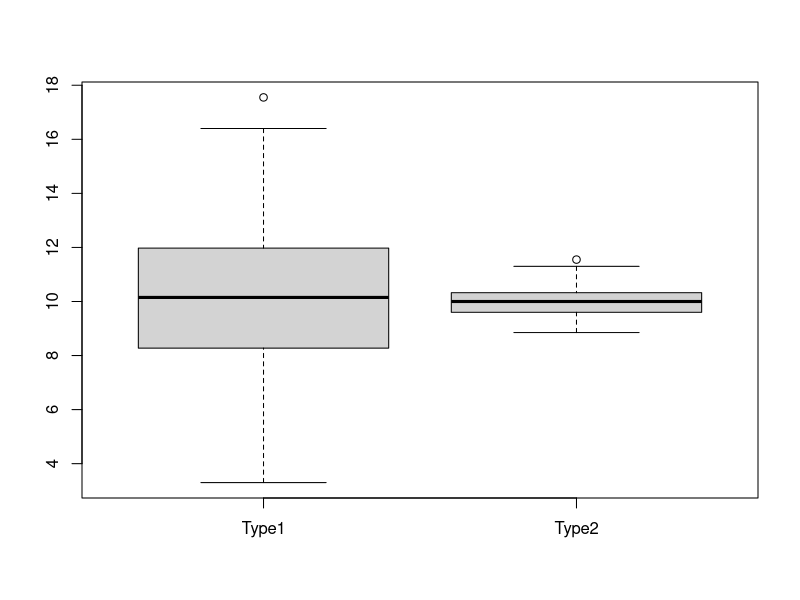

Write the R code that produced this figure.
## ---- chunk 1
# enter your code here. Do this using basic mathematics operators +,-,*,/ you don't need to use R functions
## ---- chunk 2
# enter your code here. Do this using basic mathematics operators +,-,*,/ you don't need to use R functions
## ---- chunk 3
# enter your code here. Do this using basic mathematics operators +,-,*,/ you don't need to use R functions
# you can use the answers to the intermediate results above directly rather than re-calculating them
## ---- chunk 4
# enter your code here. Do this using basic mathematics operators +,-,*,/ you don't need to use R functions
# you can use the answers to the intermediate results above directly rather than re-calculating them
## ---- chunk 5
set.seed(1) # this makes the results repeatable 
simulation1_sitting = c()
simulation1_standing = c()
for(i in 1:20) {
    # measure a person sitting
    baseline_i_sitting = rnorm(n = 1,mean = 80,sd = 10)  # their true baseline pulse
    person_sitting_i = round(baseline_i_sitting + rnorm(n=1,mean = 0,sd = 1)) # measured pulse - includes some measurement error and is rounded to the nearest 1 bpm
    simulation1_sitting[i] = person_sitting_i
    # measure a person standing
    baseline_i_standing = rnorm(n = 1,mean = 90,sd = 10) # their true baseline pulse
    person_standing_i = round(baseline_i_standing + rnorm(n=1,mean = 0,sd = 1)) # measured pulse
    simulation1_standing[i] = person_standing_i
}
print("Sitting data")
print(simulation1_sitting)
print("Standing data")
print(simulation1_standing)
## ---- chunk 6
# enter your code here.
## ---- chunk 7
set.seed(1)
simulation2 = c()
for(i in 1:20) {
    baseline_i_pulse = rnorm(n=1,mean=80,sd = 10)   # baseline pulse of this person
    standing_i_effect = rnorm(n=1,mean=10,sd = 2)   # effect of standing on the pulse for this person
    sitting_pulse_i = round(baseline_i_pulse + rnorm(1,0,1))  # measured pulse when sitting
    standing_pulse_i = round(baseline_i_pulse + standing_i_effect + rnorm(1,0,1)) # measured pulse when standing
    treatment_effect_i = standing_pulse_i - sitting_pulse_i  # observed difference between sitting and standing for this person
    simulation2 = rbind(simulation2,data.frame(Person = i, Sitting = sitting_pulse_i, Standing = standing_pulse_i, Effect = treatment_effect_i))  # collect the results
}
simulation2
## ---- chunk 8
# enter your code here.
## ---- chunk 9
set.seed(1)
# repeat experiment-type1 100 times
type_1_results = c()
for(j in 1:100) {  # Each iteration of this for-loop we run both the Type1 and Type2 experiments
    simulation1_sitting = c()
    simulation1_standing = c()
    for(i in 1:20) {
        # measure person sitting
        baseline_i_sitting = rnorm(n = 1,mean = 80,sd = 10)  # true pulse
        person_sitting_i = round(baseline_i_sitting + rnorm(n=1,mean = 0,sd = 1)) # measured_pulse - rounded to the 1 bpm
        simulation1_sitting[i] = person_sitting_i
        # measure person standing
        baseline_i_standing = rnorm(n = 1,mean = 90,sd = 10) # true pulse
        person_standing_i = round(baseline_i_standing + rnorm(n=1,mean = 0,sd = 1)) # measured_pulse
        simulation1_standing[i] = person_standing_i
    }
    type_1_results[j] = mean(simulation1_standing) - mean(simulation1_sitting)
}
# repeat experiment-type2 100 times
type_2_results = c()
for(j in 1:100) {
    simulation2 = c()
    for(i in 1:20) {
        baseline_i_pulse = rnorm(n=1,mean=80,sd = 10)
        standing_i_effect = rnorm(n=1,mean=10,sd = 2)
        sitting_pulse_i = round(baseline_i_pulse + rnorm(1,0,1))
        standing_pulse_i = round(baseline_i_pulse + standing_i_effect + rnorm(1,0,1))
        treatment_effect_i = standing_pulse_i - sitting_pulse_i
        simulation2 = rbind(simulation2,data.frame(Person = i, Sitting = sitting_pulse_i, Standing = standing_pulse_i, Effect = treatment_effect_i))
    }
    type_2_results[j] = mean(simulation2$Effect)
}
boxplot(list(Type1 = type_1_results,Type2 = type_2_results))
# abline(h = 10)
## ---- chunk 10
# enter your code here.
